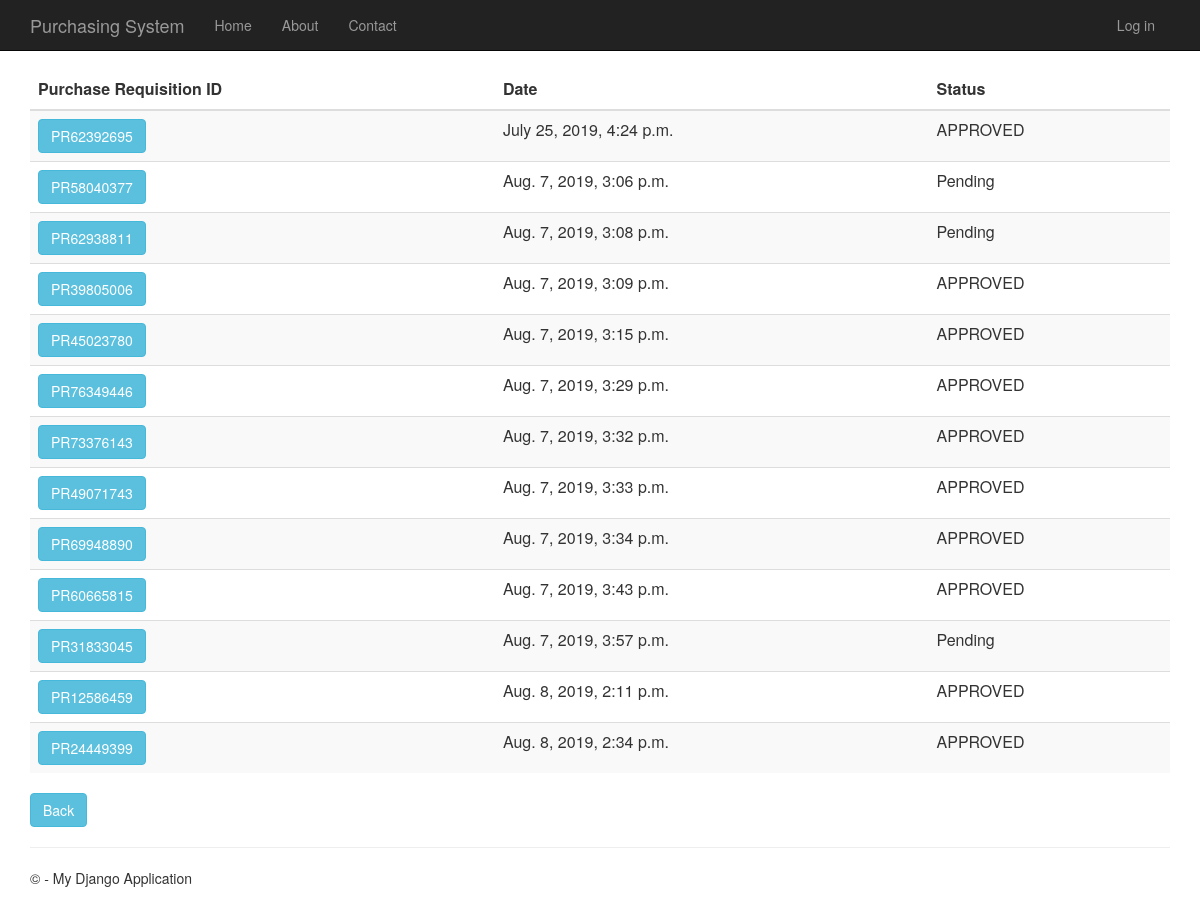
/purchaserequisitionhistory, run on the app's committed database.
### PurchaseRequisition/models.py (models this page shows)
class PurchaseRequisition(models.Model):
    pr_id= models.CharField(max_length=10, primary_key=True) #takes character
    description= models.TextField(null=True,default=None, blank=True)
    time_created= models.DateTimeField()
    total_price= models.DecimalField(max_digits=10, decimal_places=2, default=Decimal('0.00'))
    status= models.TextField(max_length=10, default="Pending")
    person_id = models.ForeignKey(Person)
    def __str__(self):
        return str(self.pr_id)

### PurchaseRequisition/views.py (the view)
# urls.py: url(r'^purchaserequisitionhistory', PurchaseRequisition.views.purchaserequisitionhistory, name="purchase_requisition_history"),
def purchaserequisitionhistory(request):
    purchase_requisitions = PurchaseRequisition.objects.all()
    print(purchase_requisitions)
    context = {
            'title':'Purchase Requisition History',
            'rows':purchase_requisitions
        }
    return render(request,'PurchaseRequisition/purchaserequisitionhistory.html',context)

### PurchaseRequisition/templates/PurchaseRequisition/purchaserequisitionhistory.html
﻿{% extends "app/layout.html" %}
{% block content %}
<div class="purchaseorderhistory margintop" action="menu" >
    <form action="purchaserequisitionhistorydetails" method="GET">
        <table class="table table-striped margintop">
          <thead>
            <tr>
              <th scope="col">Purchase Requisition ID</th>
              <th scope="col">Date</th>
              <th scope="col">Status</th>
            </tr>
          </thead>
          <tbody>
              {% for r in rows %}
            <tr>
                 <td><button type="submit" name="pr_id" value="{{r.pr_id}}" class="btn btn-info" >{{r.pr_id}}</button></td>
                 <td>{{r.time_created}}</td>
                 <td>{{r.status}}</td>
            </tr>
              {% endfor %}
          </tbody>
        </table>
    </form>
       <form action="menu">
        <div class="margintop">
            <button type="submit" class="btn btn-info" >Back</button>
        </div>
    </form>
</div>
{% endblock %}

### app/templates/app/layout.html (shortened to what this page needs)
﻿<!DOCTYPE html>
<html>
<head>
    {% load staticfiles %}
    <link rel="stylesheet" type="text/css" href="{% static 'app/content/bootstrap.min.css' %}" />
    <link rel="stylesheet" type="text/css" href="{% static 'app/content/site.css' %}" />
</head>
<body>
    <div class="navbar navbar-inverse navbar-fixed-top">
        <div class="container">
            <div class="navbar-header">
                <a href="/" class="navbar-brand">Purchasing System</a>
            </div>
            <div class="navbar-collapse collapse">
                <ul class="nav navbar-nav">
                    <li><a href="{% url 'home' %}">Home</a></li>
                    <li><a href="{% url 'about' %}">About</a></li>
                    <li><a href="{% url 'contact' %}">Contact</a></li>
                </ul>
                {% include 'app/loginpartial.html' %}
            </div>
        </div>
    </div>
    <div class="container body-content">
{% block content %}{% endblock %}
        <hr/>
        <footer>
            <p>&copy; {{ year }} - My Django Application</p>
        </footer>
    </div>
</body>
</html>

### app/templates/app/loginpartial.html
{% if user.is_authenticated %}
<form id="logoutForm" action="/logout" method="post" class="navbar-right">
    {% csrf_token %}
    <ul class="nav navbar-nav navbar-right">
        <li><span class="navbar-brand">Hello {{ user.username }}!</span></li>
        <li><a href="javascript:document.getElementById('logoutForm').submit()">Log off</a></li>
    </ul>
</form>
{% else %}
<ul class="nav navbar-nav navbar-right">
    <li><a href="{% url 'login' %}">Log in</a></li>
</ul>
{% endif %}

### app/static/app/content/site.css (style rules this page uses)
body { padding-top: 50px; padding-bottom: 20px; }
.body-content { padding-left: 15px; padding-right: 15px; }

### data on the page
PurchaseRequisition: pr_id "PR62392695", time_created "July 25, 2019, 4:24 p.m.", status "APPROVED"
PurchaseRequisition: pr_id "PR58040377", time_created "Aug. 7, 2019, 3:06 p.m.", status "Pending"
PurchaseRequisition: pr_id "PR62938811", time_created "Aug. 7, 2019, 3:08 p.m.", status "Pending"
PurchaseRequisition: pr_id "PR39805006", time_created "Aug. 7, 2019, 3:09 p.m.", status "APPROVED"
PurchaseRequisition: pr_id "PR45023780", time_created "Aug. 7, 2019, 3:15 p.m.", status "APPROVED"
PurchaseRequisition: pr_id "PR76349446", time_created "Aug. 7, 2019, 3:29 p.m.", status "APPROVED"
PurchaseRequisition: pr_id "PR73376143", time_created "Aug. 7, 2019, 3:32 p.m.", status "APPROVED"
PurchaseRequisition: pr_id "PR49071743", time_created "Aug. 7, 2019, 3:33 p.m.", status "APPROVED"
PurchaseRequisition: pr_id "PR69948890", time_created "Aug. 7, 2019, 3:34 p.m.", status "APPROVED"
PurchaseRequisition: pr_id "PR60665815", time_created "Aug. 7, 2019, 3:43 p.m.", status "APPROVED"
PurchaseRequisition: pr_id "PR31833045", time_created "Aug. 7, 2019, 3:57 p.m.", status "Pending"
PurchaseRequisition: pr_id "PR12586459", time_created "Aug. 8, 2019, 2:11 p.m.", status "APPROVED"
PurchaseRequisition: pr_id "PR24449399", time_created "Aug. 8, 2019, 2:34 p.m.", status "APPROVED"
